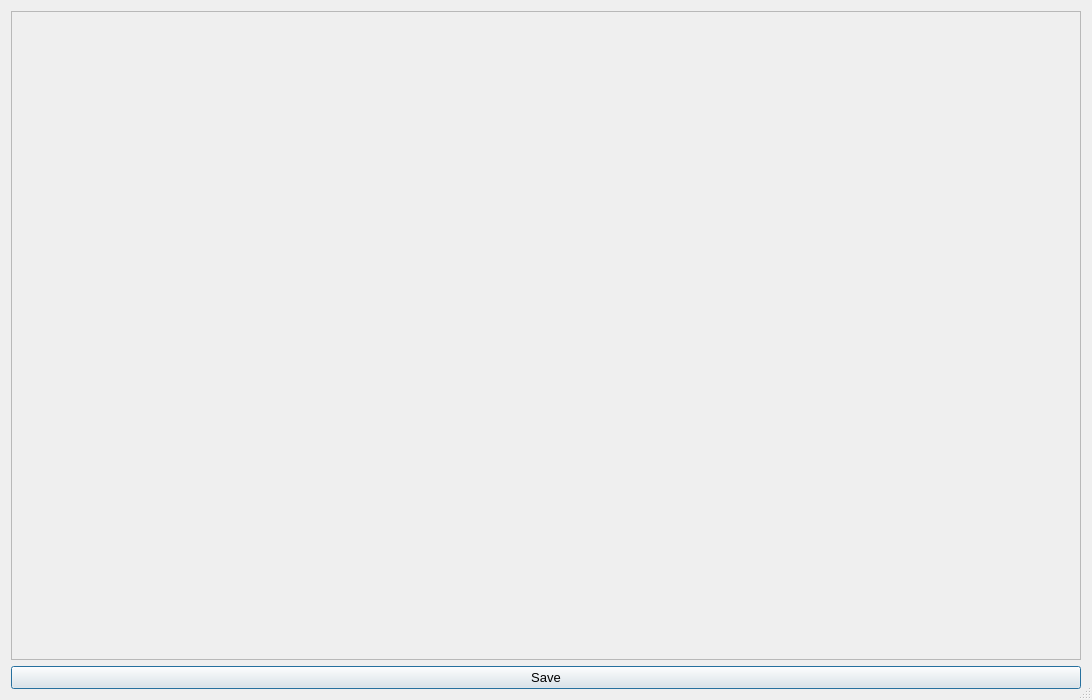
<?xml version="1.0" encoding="UTF-8"?>
<ui version="4.0">
 <class>spectrum</class>
 <widget class="QDialog" name="spectrum">
  <property name="geometry">
   <rect>
    <x>0</x>
    <y>0</y>
    <width>1092</width>
    <height>700</height>
   </rect>
  </property>
  <property name="minimumSize">
   <size>
    <width>1000</width>
    <height>700</height>
   </size>
  </property>
  <property name="windowTitle">
   <string>Spectrum</string>
  </property>
  <property name="sizeGripEnabled">
   <bool>true</bool>
  </property>
  <layout class="QVBoxLayout" name="verticalLayout">
   <property name="sizeConstraint">
    <enum>QLayout::SetDefaultConstraint</enum>
   </property>
   <item>
    <widget class="QScrollArea" name="spectrumArea">
     <property name="widgetResizable">
      <bool>true</bool>
     </property>
     <widget class="QWidget" name="scrollAreaWidgetContents">
      <property name="geometry">
       <rect>
        <x>0</x>
        <y>0</y>
        <width>1072</width>
        <height>649</height>
       </rect>
      </property>
     </widget>
    </widget>
   </item>
   <item>
    <widget class="QPushButton" name="saveBt">
     <property name="font">
      <font>
       <family>Microsoft JhengHei UI</family>
       <pointsize>10</pointsize>
      </font>
     </property>
     <property name="text">
      <string>Save</string>
     </property>
    </widget>
   </item>
  </layout>
 </widget>
 <resources/>
 <connections/>
</ui>
